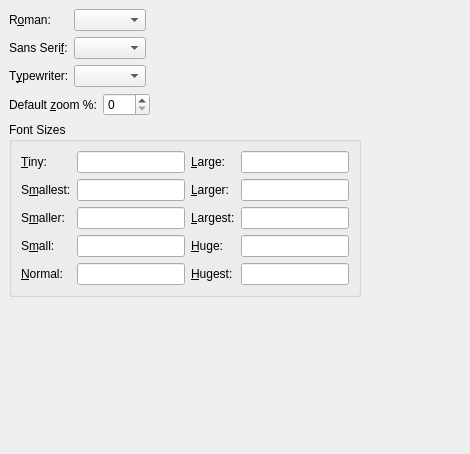
<?xml version="1.0" encoding="UTF-8"?>
<ui version="4.0">
 <class>PrefScreenFontsUi</class>
 <widget class="QWidget" name="PrefScreenFontsUi">
  <property name="geometry">
   <rect>
    <x>0</x>
    <y>0</y>
    <width>470</width>
    <height>454</height>
   </rect>
  </property>
  <property name="windowTitle">
   <string/>
  </property>
  <layout class="QGridLayout">
   <property name="leftMargin">
    <number>9</number>
   </property>
   <property name="topMargin">
    <number>9</number>
   </property>
   <property name="rightMargin">
    <number>9</number>
   </property>
   <property name="bottomMargin">
    <number>9</number>
   </property>
   <property name="spacing">
    <number>6</number>
   </property>
   <item row="0" column="0">
    <layout class="QHBoxLayout">
     <property name="spacing">
      <number>6</number>
     </property>
     <property name="leftMargin">
      <number>0</number>
     </property>
     <property name="topMargin">
      <number>0</number>
     </property>
     <property name="rightMargin">
      <number>0</number>
     </property>
     <property name="bottomMargin">
      <number>0</number>
     </property>
     <item>
      <layout class="QGridLayout">
       <property name="leftMargin">
        <number>0</number>
       </property>
       <property name="topMargin">
        <number>0</number>
       </property>
       <property name="rightMargin">
        <number>0</number>
       </property>
       <property name="bottomMargin">
        <number>0</number>
       </property>
       <property name="spacing">
        <number>6</number>
       </property>
       <item row="1" column="1">
        <widget class="QComboBox" name="screenSansCO">
         <property name="inputMethodHints">
          <set>Qt::ImhFormattedNumbersOnly|Qt::ImhLatinOnly</set>
         </property>
         <property name="maxVisibleItems">
          <number>20</number>
         </property>
         <property name="duplicatesEnabled">
          <bool>false</bool>
         </property>
        </widget>
       </item>
       <item row="1" column="2">
        <widget class="GuiFontExample" name="screenSansFE" native="true">
         <property name="sizePolicy">
          <sizepolicy hsizetype="MinimumExpanding" vsizetype="Preferred">
           <horstretch>0</horstretch>
           <verstretch>0</verstretch>
          </sizepolicy>
         </property>
         <property name="minimumSize">
          <size>
           <width>60</width>
           <height>0</height>
          </size>
         </property>
        </widget>
       </item>
       <item row="1" column="0">
        <widget class="QLabel" name="screenSansLA">
         <property name="text">
          <string>Sans Seri&amp;f:</string>
         </property>
         <property name="buddy">
          <cstring>screenSansCO</cstring>
         </property>
        </widget>
       </item>
       <item row="0" column="2">
        <widget class="GuiFontExample" name="screenRomanFE" native="true">
         <property name="sizePolicy">
          <sizepolicy hsizetype="MinimumExpanding" vsizetype="Preferred">
           <horstretch>0</horstretch>
           <verstretch>0</verstretch>
          </sizepolicy>
         </property>
         <property name="minimumSize">
          <size>
           <width>60</width>
           <height>0</height>
          </size>
         </property>
        </widget>
       </item>
       <item row="0" column="1">
        <widget class="QComboBox" name="screenRomanCO">
         <property name="inputMethodHints">
          <set>Qt::ImhFormattedNumbersOnly|Qt::ImhLatinOnly</set>
         </property>
         <property name="maxVisibleItems">
          <number>20</number>
         </property>
         <property name="duplicatesEnabled">
          <bool>false</bool>
         </property>
        </widget>
       </item>
       <item row="2" column="0">
        <widget class="QLabel" name="screenTypewriterLA">
         <property name="text">
          <string>T&amp;ypewriter:</string>
         </property>
         <property name="buddy">
          <cstring>screenTypewriterCO</cstring>
         </property>
        </widget>
       </item>
       <item row="0" column="0">
        <widget class="QLabel" name="screenRomanLA">
         <property name="text">
          <string>R&amp;oman:</string>
         </property>
         <property name="buddy">
          <cstring>screenRomanCO</cstring>
         </property>
        </widget>
       </item>
       <item row="2" column="2">
        <widget class="GuiFontExample" name="screenTypewriterFE" native="true">
         <property name="sizePolicy">
          <sizepolicy hsizetype="MinimumExpanding" vsizetype="Preferred">
           <horstretch>0</horstretch>
           <verstretch>0</verstretch>
          </sizepolicy>
         </property>
        </widget>
       </item>
       <item row="2" column="1">
        <widget class="QComboBox" name="screenTypewriterCO">
         <property name="inputMethodHints">
          <set>Qt::ImhFormattedNumbersOnly|Qt::ImhLatinOnly</set>
         </property>
         <property name="maxVisibleItems">
          <number>20</number>
         </property>
         <property name="duplicatesEnabled">
          <bool>false</bool>
         </property>
        </widget>
       </item>
      </layout>
     </item>
    </layout>
   </item>
   <item row="1" column="0">
    <layout class="QHBoxLayout">
     <property name="spacing">
      <number>6</number>
     </property>
     <property name="leftMargin">
      <number>0</number>
     </property>
     <property name="topMargin">
      <number>0</number>
     </property>
     <property name="rightMargin">
      <number>0</number>
     </property>
     <property name="bottomMargin">
      <number>0</number>
     </property>
     <item>
      <layout class="QGridLayout">
       <property name="leftMargin">
        <number>0</number>
       </property>
       <property name="topMargin">
        <number>0</number>
       </property>
       <property name="rightMargin">
        <number>0</number>
       </property>
       <property name="bottomMargin">
        <number>0</number>
       </property>
       <property name="spacing">
        <number>6</number>
       </property>
       <item row="0" column="0">
        <widget class="QLabel" name="screenZoomLA">
         <property name="text">
          <string>Default &amp;zoom %:</string>
         </property>
         <property name="buddy">
          <cstring>screenZoomSB</cstring>
         </property>
        </widget>
       </item>
       <item row="0" column="1">
        <widget class="QSpinBox" name="screenZoomSB">
         <property name="maximum">
          <number>999</number>
         </property>
        </widget>
       </item>
      </layout>
     </item>
     <item>
      <spacer>
       <property name="orientation">
        <enum>Qt::Horizontal</enum>
       </property>
       <property name="sizeType">
        <enum>QSizePolicy::Expanding</enum>
       </property>
       <property name="sizeHint" stdset="0">
        <size>
         <width>20</width>
         <height>20</height>
        </size>
       </property>
      </spacer>
     </item>
    </layout>
   </item>
   <item row="2" column="0">
    <widget class="QGroupBox" name="GroupBox3">
     <property name="title">
      <string>Font Sizes</string>
     </property>
     <layout class="QGridLayout">
      <property name="leftMargin">
       <number>9</number>
      </property>
      <property name="topMargin">
       <number>9</number>
      </property>
      <property name="rightMargin">
       <number>9</number>
      </property>
      <property name="bottomMargin">
       <number>9</number>
      </property>
      <property name="spacing">
       <number>6</number>
      </property>
      <item row="0" column="1">
       <widget class="QLineEdit" name="screenTinyED">
        <property name="inputMethodHints">
         <set>Qt::ImhFormattedNumbersOnly</set>
        </property>
       </widget>
      </item>
      <item row="4" column="3">
       <widget class="QLineEdit" name="screenHugerED">
        <property name="inputMethodHints">
         <set>Qt::ImhFormattedNumbersOnly</set>
        </property>
       </widget>
      </item>
      <item row="1" column="1">
       <widget class="QLineEdit" name="screenSmallestED">
        <property name="inputMethodHints">
         <set>Qt::ImhFormattedNumbersOnly</set>
        </property>
       </widget>
      </item>
      <item row="2" column="1">
       <widget class="QLineEdit" name="screenSmallerED">
        <property name="inputMethodHints">
         <set>Qt::ImhFormattedNumbersOnly</set>
        </property>
       </widget>
      </item>
      <item row="3" column="1">
       <widget class="QLineEdit" name="screenSmallED">
        <property name="inputMethodHints">
         <set>Qt::ImhFormattedNumbersOnly</set>
        </property>
       </widget>
      </item>
      <item row="4" column="1">
       <widget class="QLineEdit" name="screenNormalED">
        <property name="inputMethodHints">
         <set>Qt::ImhFormattedNumbersOnly</set>
        </property>
       </widget>
      </item>
      <item row="0" column="3">
       <widget class="QLineEdit" name="screenLargeED">
        <property name="inputMethodHints">
         <set>Qt::ImhFormattedNumbersOnly</set>
        </property>
       </widget>
      </item>
      <item row="1" column="3">
       <widget class="QLineEdit" name="screenLargerED">
        <property name="inputMethodHints">
         <set>Qt::ImhFormattedNumbersOnly</set>
        </property>
       </widget>
      </item>
      <item row="2" column="3">
       <widget class="QLineEdit" name="screenLargestED">
        <property name="inputMethodHints">
         <set>Qt::ImhFormattedNumbersOnly</set>
        </property>
       </widget>
      </item>
      <item row="0" column="2">
       <widget class="QLabel" name="screenLargeLA">
        <property name="text">
         <string>&amp;Large:</string>
        </property>
        <property name="buddy">
         <cstring>screenLargeED</cstring>
        </property>
       </widget>
      </item>
      <item row="1" column="2">
       <widget class="QLabel" name="screenLargerLA">
        <property name="text">
         <string>&amp;Larger:</string>
        </property>
        <property name="buddy">
         <cstring>screenLargerED</cstring>
        </property>
       </widget>
      </item>
      <item row="2" column="2">
       <widget class="QLabel" name="screenLargestLA">
        <property name="text">
         <string>&amp;Largest:</string>
        </property>
        <property name="buddy">
         <cstring>screenLargestED</cstring>
        </property>
       </widget>
      </item>
      <item row="3" column="3">
       <widget class="QLineEdit" name="screenHugeED">
        <property name="inputMethodHints">
         <set>Qt::ImhFormattedNumbersOnly</set>
        </property>
       </widget>
      </item>
      <item row="3" column="2">
       <widget class="QLabel" name="screenHugeLA">
        <property name="text">
         <string>&amp;Huge:</string>
        </property>
        <property name="buddy">
         <cstring>screenHugeED</cstring>
        </property>
       </widget>
      </item>
      <item row="4" column="2">
       <widget class="QLabel" name="screenHugestLA">
        <property name="text">
         <string>&amp;Hugest:</string>
        </property>
        <property name="buddy">
         <cstring>screenHugerED</cstring>
        </property>
       </widget>
      </item>
      <item row="1" column="0">
       <widget class="QLabel" name="screenSmallestLA">
        <property name="text">
         <string>S&amp;mallest:</string>
        </property>
        <property name="buddy">
         <cstring>screenSmallestED</cstring>
        </property>
       </widget>
      </item>
      <item row="2" column="0">
       <widget class="QLabel" name="screenSmallerLA">
        <property name="text">
         <string>S&amp;maller:</string>
        </property>
        <property name="buddy">
         <cstring>screenSmallerED</cstring>
        </property>
       </widget>
      </item>
      <item row="3" column="0">
       <widget class="QLabel" name="screenSmallLA">
        <property name="text">
         <string>S&amp;mall:</string>
        </property>
        <property name="buddy">
         <cstring>screenSmallED</cstring>
        </property>
       </widget>
      </item>
      <item row="4" column="0">
       <widget class="QLabel" name="screenNormalLA">
        <property name="text">
         <string>&amp;Normal:</string>
        </property>
        <property name="buddy">
         <cstring>screenNormalED</cstring>
        </property>
       </widget>
      </item>
      <item row="0" column="0">
       <widget class="QLabel" name="screenTinyLA">
        <property name="text">
         <string>&amp;Tiny:</string>
        </property>
        <property name="buddy">
         <cstring>screenTinyED</cstring>
        </property>
       </widget>
      </item>
     </layout>
    </widget>
   </item>
   <item row="2" column="1">
    <spacer>
     <property name="orientation">
      <enum>Qt::Horizontal</enum>
     </property>
     <property name="sizeHint" stdset="0">
      <size>
       <width>40</width>
       <height>20</height>
      </size>
     </property>
    </spacer>
   </item>
   <item row="4" column="0">
    <spacer>
     <property name="orientation">
      <enum>Qt::Vertical</enum>
     </property>
     <property name="sizeHint" stdset="0">
      <size>
       <width>20</width>
       <height>6</height>
      </size>
     </property>
    </spacer>
   </item>
  </layout>
 </widget>
 <customwidgets>
  <customwidget>
   <class>GuiFontExample</class>
   <extends>QWidget</extends>
   <header>GuiFontExample.h</header>
  </customwidget>
 </customwidgets>
 <tabstops>
  <tabstop>screenRomanCO</tabstop>
  <tabstop>screenSansCO</tabstop>
  <tabstop>screenTypewriterCO</tabstop>
  <tabstop>screenZoomSB</tabstop>
  <tabstop>screenTinyED</tabstop>
  <tabstop>screenSmallestED</tabstop>
  <tabstop>screenSmallerED</tabstop>
  <tabstop>screenSmallED</tabstop>
  <tabstop>screenNormalED</tabstop>
  <tabstop>screenLargeED</tabstop>
  <tabstop>screenLargerED</tabstop>
  <tabstop>screenLargestED</tabstop>
  <tabstop>screenHugeED</tabstop>
  <tabstop>screenHugerED</tabstop>
 </tabstops>
 <includes>
  <include location="local">qt_i18n.h</include>
 </includes>
 <resources/>
 <connections/>
</ui>
